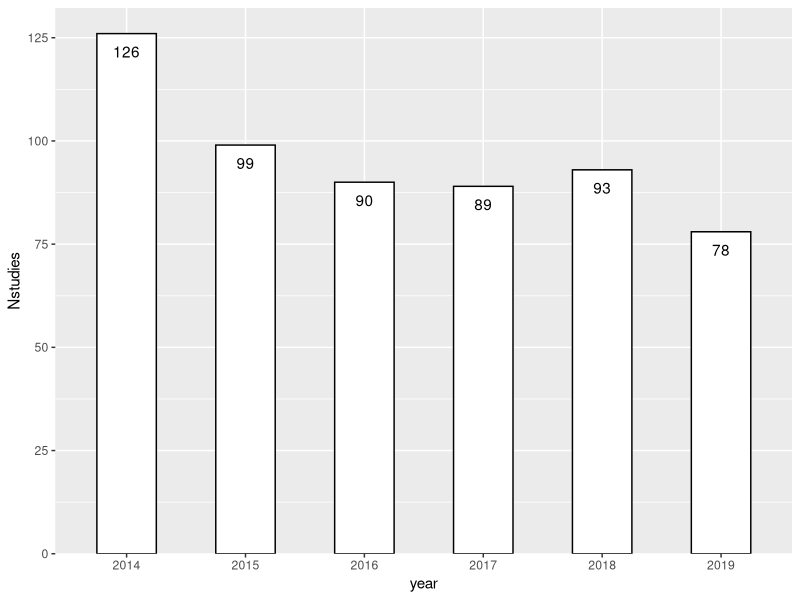

Write R code to recreate this figure.
## ---- chunk 1
library(tidyverse)
## ---- chunk 2
studies <- read_csv("../data/studies_gsheet.csv") %>% 
  mutate(species = ifelse(species == "Macaca sp.", NA, species))
## ---- chunk 3
studies %>% summarise(Nsites = n_distinct(site))
## ---- chunk 4
studies %>% summarise(Nstudies = n_distinct(studyID), Nspecies = n_distinct(species))
## ---- chunk 5
# not super exciting
studies %>% 
    mutate(year = fct_recode(year, "2019" = "in press")) %>% 
    group_by(year) %>% 
    summarise(Nstudies = n_distinct(studyID)) %>% 
ggplot(aes(year, Nstudies)) +
    geom_bar(stat = "identity", col = "black", fill = "white", width = .5) +
    geom_text(aes(label = Nstudies), vjust = 2) +
    scale_y_continuous(expand=expansion(mult = c(0, .05)))
## ---- chunk 6
studies %>% 
    group_by(species) %>% 
    summarise(Nstudies = n_distinct(studyID), Nsites = n_distinct(site)) %>% 
    filter(species %in% c("rhesus macaque", "chimpanzee")) %>% 
    mutate(diversity = round(Nsites/Nstudies, 2))
## ---- chunk 7
sp_stud <- studies %>% 
    group_by(species) %>% 
    summarise(Nstudies = n_distinct(studyID))
## ---- chunk 8
quantile(sp_stud$Nstudies, seq(.05, 1, .05)) %>% round()
## ---- chunk 9
sp_stud %>% 
    ungroup %>% 
    summarise(Nx = sum(Nstudies < 6), n(), percent = round(Nx/n(), 2))
## ---- chunk 10
studies %>% 
    group_by(species) %>% 
    summarise(Nstudies = n_distinct(studyID)) %>% 
    summarise(N1study = sum(Nstudies == 1), n(), percent = round(N1study/n(), 2))
## ---- chunk 11
sp_2plus <- studies %>% 
  group_by(studyID) %>% 
  summarise(Nspecies = n_distinct(species))

sp_2plus %>% 
  summarise(N2plus = sum(Nspecies > 1), n(), percent = round(N2plus/n(), 2))
## ---- chunk 12
studies %>% 
  group_by(species_comparison) %>% 
  summarise(n_distinct(studyID))
## ---- chunk 13
sp_3plus_ID <- sp_2plus %>% filter(Nspecies > 2) %>% with(studyID)

studies %>% 
  filter(studyID %in% sp_3plus_ID) %>% 
  group_by(studyID) %>% 
  summarise(Nspcomp = sum(species_comparison == "yes")) %>% 
  summarise(Nsp3pluscomp = sum(Nspcomp > 0))
## ---- chunk 14
sample_sizes <- studies %>% 
    filter(!is.na(n)) %>% 
    group_by(species, studyID) %>% 
    summarize(N = sum(n))
## ---- chunk 15
quantile(sample_sizes$N, seq(.05, 1, .05)) %>% round()
## ---- chunk 16
sample_sizes %>% 
    ungroup %>% 
    summarise(Nx = sum(N < 16), n(), percent = round(Nx/n(), 2))
## ---- chunk 17
sample_sizes2 <- studies %>% 
    filter(!is.na(n)) %>% 
    group_by(species, studyID) %>% 
    summarise(N = sum(n)) %>% 
    summarise(Mdn = median(N))
## ---- chunk 18
quantile(sample_sizes2$Mdn, seq(.05, 1, .05)) %>% round()
## ---- chunk 19
sample_sizes2 %>% 
    ungroup %>% 
    summarise(Mdnx = sum(Mdn < 10), n(), percent = round(Mdnx/n(), 2))
## ---- chunk 20
# min, 1st quantile, median, 3rd quantile, max
fivenum(sample_sizes$N)
## ---- chunk 21
studies %>% 
    filter(!is.na(n)) %>% 
    group_by(studyID) %>% 
    summarise(N = sum(n)) %>% 
    with(fivenum(N))
## ---- chunk 22
st_stud <- studies %>% 
  filter(!is.na(site)) %>% 
  group_by(site) %>% 
  summarise(Nstudies = n_distinct(studyID)) %>% 
  arrange(desc(Nstudies))
## ---- chunk 23
(top_sites <- st_stud$site[1:5])

studies %>% 
  filter(site %in% top_sites) %>% 
  summarise(n_distinct(studyID))
## ---- chunk 24
studies %>% 
  group_by(studyID) %>%
  summarise(Nrep = sum(attempt_replication != "no", na.rm = T)) %>% 
  summarise(sum(Nrep > 0), n())
